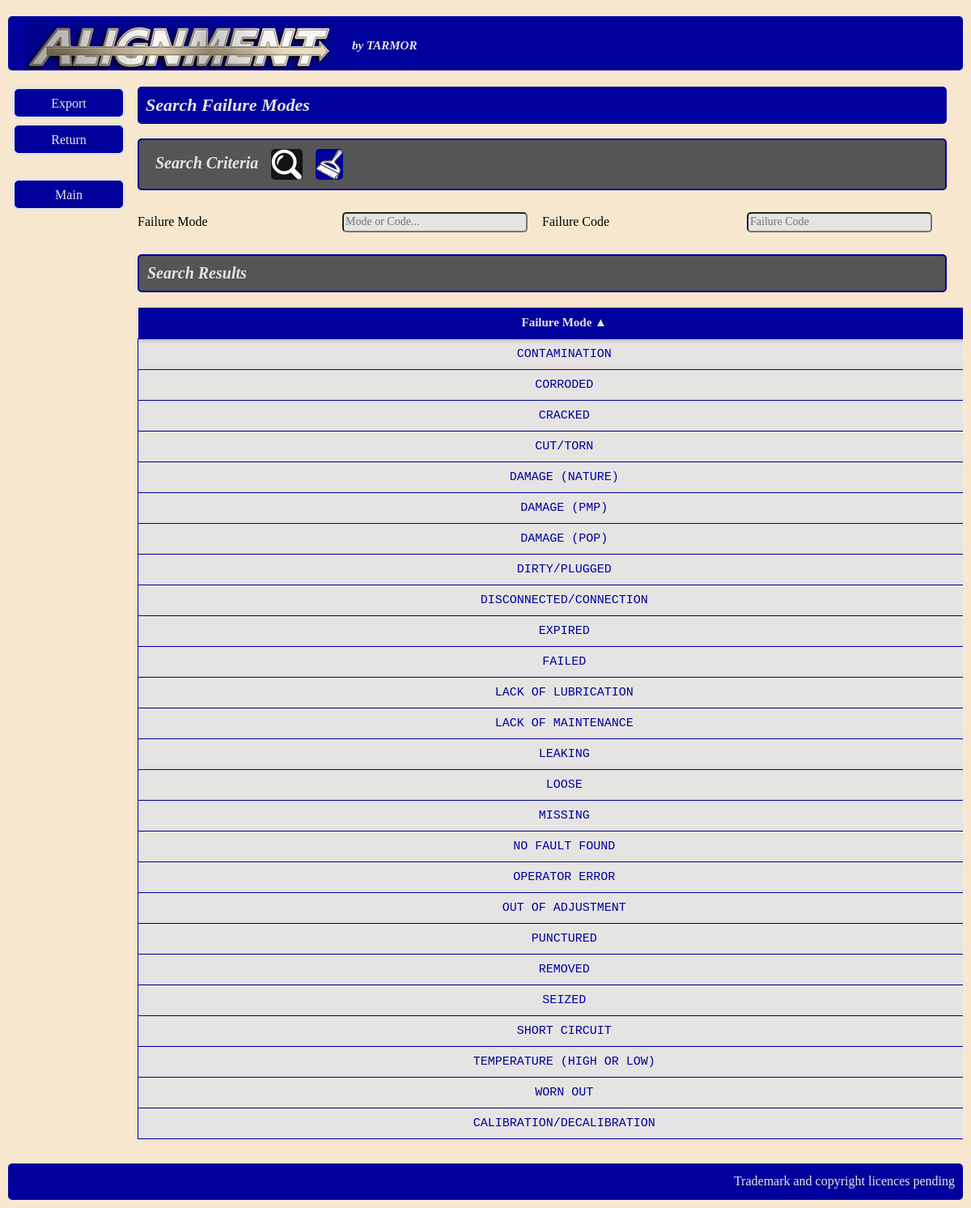
Screenshot of /failures/search_failure_modes/ with the database file from the repository.
### failures/models.py (models this page shows, shortened)
class FailureType(models.Model):
    failure_mode = models.CharField(max_length=50)
    failure_code = models.CharField(max_length=3)

### failures/views.py (the view)
# urls.py: path('search_failure_modes/', views.search_failure_modes, name='search_failure_modes'),
def search_failure_modes(request):
    failure_mode = request.GET.get('failure_mode', '').strip()
    failure_code = request.GET.get('failure_code', '').strip()
    clean_fm = failure_mode.split(' - ').strip() if ' - ' in failure_mode else failure_mode
    queryset = FailureType.objects.all()
    if clean_fm:
        queryset = queryset.filter(failure_mode__icontains=clean_fm)
    if failure_code:
        queryset = queryset.filter(failure_code__icontains=failure_code)
    sort_by = request.GET.get('sort', 'failure_mode')
    is_descending = sort_by.startswith('-')
    clean_sort_key = sort_by.lstrip('-')
    sort_mapping = {
        'failure_mode': 'failure_mode',
        'failure_code': 'failure_code',
    }
    if clean_sort_key in sort_mapping:
        db_field = sort_mapping[clean_sort_key]
        order_field = f"-{db_field}" if is_descending else db_field
        queryset = queryset.order_by(order_field)
    else:
        queryset = queryset.order_by('failure_mode')
    filters = {}
    if failure_mode: filters['failure_mode'] = failure_mode
    if failure_code: filters['failure_code'] = failure_code
    filter_url = urlencode(filters)
    all_fm_suggestions = FailureType.objects.all().only('failure_mode', 'failure_code').order_by('failure_mode')
    all_codes = FailureType.objects.exclude(failure_code__isnull=True).values_list('failure_code', flat=True).distinct().order_by('failure_code')
    context = {
        'failure_modes': queryset,
        'filter_url': filter_url,
        'sort': sort_by,
        'all_fm_suggestions': all_fm_suggestions,
        'all_codes': all_codes,
        'failure_mode_val': failure_mode,
        'failure_code_val': failure_code,
    }
    return render(request, 'failures/search_failure_modes.html', context)

### failures/templates/failures/search_failure_modes.html (shortened to what this page needs)
{% extends 'core/base.html' %}
{% load static %}
{% block sidebar %}
    <div class="leftnavbar">
        <ul>
            <li> <a href="javascript:void(0)" onclick="exportExcel()">Export</a></li>
            <li><a href="{% url 'failures:failure_modes' %}">Return</a></li>
            <br>
            <li><a href="{% url 'core:home' %}">Main</a></li>
        </ul>
    </div>
{% endblock %}
{% block content %}
    <div class="main">
        <h2>Search Failure Modes </h2>
        <br>
        <div>
            <h3>
                &nbsp; Search Criteria &nbsp;
                    <input type="image" src="{% static 'images/mag_glass.jpg' %}" alt="Submit" class='logo' form="search-form" >
                    <a href="{% url 'failures:search_failure_modes' %}">
                    <img src="{% static 'images/broom.jpg' %}" alt="Clear Filters" class='logo' style="cursor: pointer;">
                </a>
            </h3>
            <form id="search-form"  method="GET" action="{% url 'failures:search_failure_modes' %}">
                <table class="table-bare-container">
                    <tr>
                        <td>Failure Mode</td>
                        <td>
                            <input type="text" name="failure_mode" value="{{ failure_mode_val }}" list="fm-name-list" placeholder="Mode or Code..." class="input" autocomplete="off">
                        </td>
                        <td>Failure Code</td>
                        <td>
                            <input type="text" name="failure_code" value="{{ failure_code_val }}" list="fm-code-list" placeholder="Failure Code" class="input" autocomplete="off">
                        </td>
                    </tr>
                </table>
            </form>
        </div>
        <div class="form">
            <form class="form" id="sesarch_fm_form" method="POST">
                <h3> Search Results </h3>
                <br>
                <table class="table">
                    <thead>
                        <tr>
                            <th class="th">
                                <a href="?sort={% if sort == 'failure_mode' %}-failure_mode{% else %}failure_mode{% endif %}{% if filter_url %}&{{ filter_url }}{% endif %}" class="sort_header">
                                    Failure Mode {% if sort == 'failure_mode' %} ▲ {% elif sort == '-failure_mode' %} ▼ {% endif %}
                                </a>
                            </th>
                        </tr>
                    </thead>
                    <tbody>
                        {% for fm in failure_modes %}
                            <tr>
                                <td class="td">{{ fm.failure_mode }}</td>
                            </tr>
                            {% empty %}
                            <tr>
                                <td colspan="2" style="text-align: center;">No failure modes found matching those criteria.</td>
                            </tr>
                        {% endfor %}
                    </tbody>
                </table>
            </form>
        </div>
    </div>
{% endblock %}

### static/css/Stylesheet.css (style rules this page uses)
* { box-sizing: border-box; }
body { font-family: Cascadia Code; background-color:#f7e7ce; padding: 0; margin: 0; }
.main { flex: 1; min-width: 0; padding: 10px; display: block; }
.logo { display: inline-block; vertical-align: middle; width: auto; height: 80%; margin-right: 10px; margin-left: 1px; margin-top: 1px; margin-bottom: 1px; border-radius: 5px; padding: 0px }
.input { background-color: #e5e4e2; font-size: 14px; font-family: Cascadia Code; margin: 2px; field-sizing: content; min-width: 10ch; border-radius: 5px; }
h2 { width: 100%; margin: 0px; background-color: #00009c; color: #e5e4e2; font-family: Cascadia Code; font-size: 22px; padding: 10px; font-style: italic; border-radius: 5px; clear: right; box-sizing: border-box; display:block; }
h3 { background-color: #555555; color: #e5e4e2; font-family: Cascadia Code; font-size: 20px; padding: 10px; font-style: italic; width: 100%; margin: 0px; border: 2px solid #00009c; border-radius: 5px; clear: right; }
.leftnavbar { width: 140px; flex-shrink: 0; margin-top: 10px; }
.leftnavbar ul { padding: 0px; list-style: none; margin: 0px; }
.leftnavbar ul li a { text-decoration: none; border: 3px solid #e5e4e2; font-family: Cascadia Code; font-size: 16px; background-color: #00009c; color: #e5e4e2; display: block; width: 140px; height: 40px; margin: 5px; padding: 10px; border-radius: 8px; text-align: center; line-height: 15px; }
.form { font-size: 16px; }
.table { width: 100%; border-collapse: separate !important; border-spacing: 0 !important; table-layout: auto; min-width: 1500px; }
.table thead tr th { position: sticky; top: 0; z-index: 20; background-color: #00009c; color: #e5e4e2; font-family: Cascadia Code; font-size: 15px; padding: 10px; border-bottom: 2px solid #00009c; border-top: 1px solid #e5e4e2; border-right: 1px solid #e5e4e2; white-space: nowrap; }
.th { position: sticky !important; top: 0 !important; z-index: 20 !important; background-color: #00009c !important; color: #e5e4e2 !important; font-family: Cascadia Code, monospace; font-size: 15px; padding: 10px; border-bottom: 2px solid #00009c; border-top: 1px solid #e5e4e2; border-right: 1px solid #e5e4e2; white-space: nowrap; }
.td { background-color: #e5e4e2; color: #00009c; font-family: Cascadia Code, monospace; font-size: 15px; text-align: center; white-space: normal; padding: 10px; border-bottom: 1px solid #00009c; border-right: 1px solid #00009c; }
.table thead tr th:first-child, .th:first-child { position: sticky !important; top: 0 !important; left: 0 !important; z-index: 30 !important; background-color: #00009c !important; color: #e5e4e2 !important; border-right: 2px solid #e5e4e2 !important; border-left: 1px solid #e5e4e2 !important; box-shadow: 2px 2px 5px rgba(0,0,0,0.2); }
.table tbody tr td:first-child, .td:first-child { position: sticky !important; left: 0 !important; z-index: 10 !important; background-color: #e5e4e2 !important; color: #00009c !important; border-right: 2px solid #00009c !important; border-left: 1px solid #00009c !important; box-shadow: 2px 0 5px rgba(0,0,0,0.1); }
.table-bare-container { width: 100%; table-layout: fixed; border-collapse: separate; border-spacing: 0px 12px; margin-left: 0px; padding-top: 12px; padding-bottom: 12px; }
.table-bare-container td { padding-right: 20px; vertical-align: middle; word-wrap: break-word; }
.table-bare-container td:nth-child(odd) { padding-left: 0px; text-align: left; }
.table-bare-container .input, .table-bare-container select, .table-bare-container input { width: 100%; box-sizing: border-box; }
.sort_header { text-decoration: none; color: inherit }

### rows the page displays
FailureType: failure_mode "CONTAMINATION"
FailureType: failure_mode "CORRODED"
FailureType: failure_mode "CRACKED"
FailureType: failure_mode "CUT/TORN"
FailureType: failure_mode "DAMAGE (NATURE)"
FailureType: failure_mode "DAMAGE (PMP)"
FailureType: failure_mode "DAMAGE (POP)"
FailureType: failure_mode "DIRTY/PLUGGED"
FailureType: failure_mode "DISCONNECTED/CONNECTION"
FailureType: failure_mode "EXPIRED"
FailureType: failure_mode "FAILED"
FailureType: failure_mode "LACK OF LUBRICATION"
FailureType: failure_mode "LACK OF MAINTENANCE"
FailureType: failure_mode "LEAKING"
FailureType: failure_mode "LOOSE"
FailureType: failure_mode "MISSING"
FailureType: failure_mode "NO FAULT FOUND"
FailureType: failure_mode "OPERATOR ERROR"
FailureType: failure_mode "OUT OF ADJUSTMENT"
FailureType: failure_mode "PUNCTURED"
FailureType: failure_mode "REMOVED"
FailureType: failure_mode "SEIZED"
FailureType: failure_mode "SHORT CIRCUIT"
FailureType: failure_mode "TEMPERATURE (HIGH OR LOW)"
FailureType: failure_mode "WORN OUT"
FailureType: failure_mode "CALIBRATION/DECALIBRATION"
